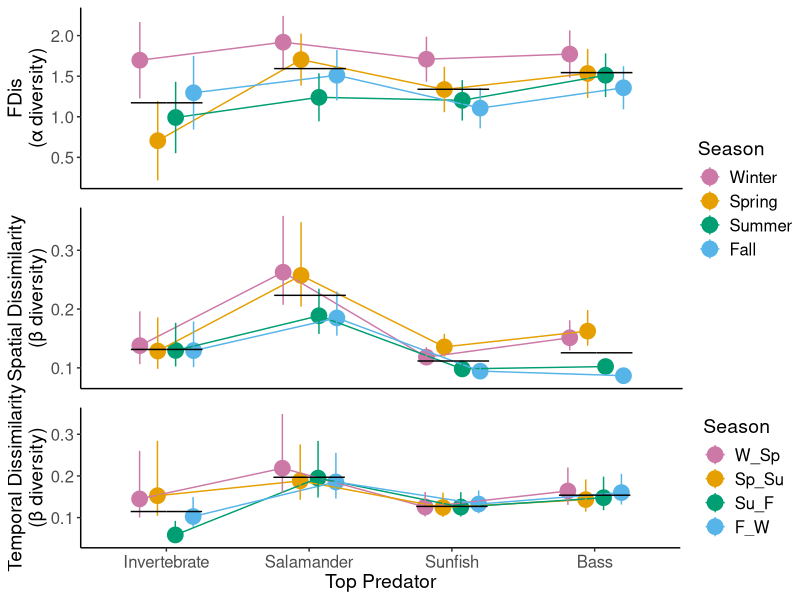
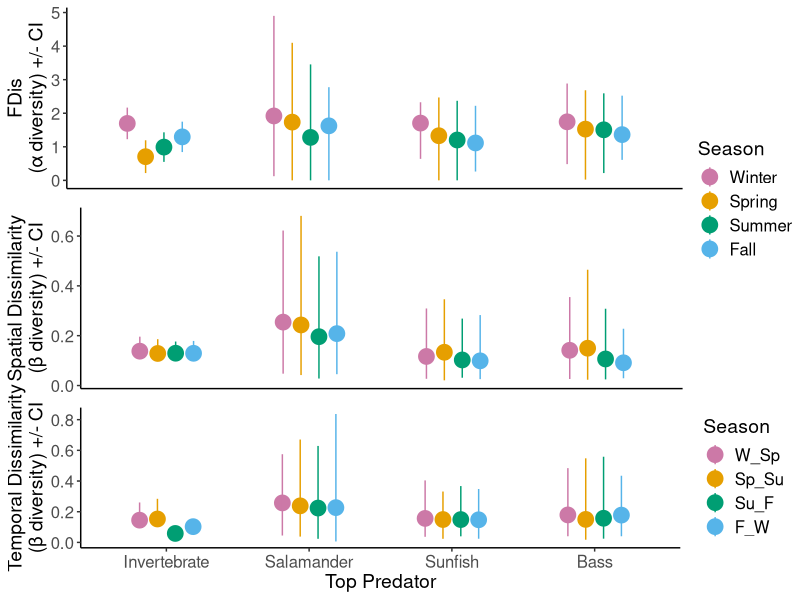
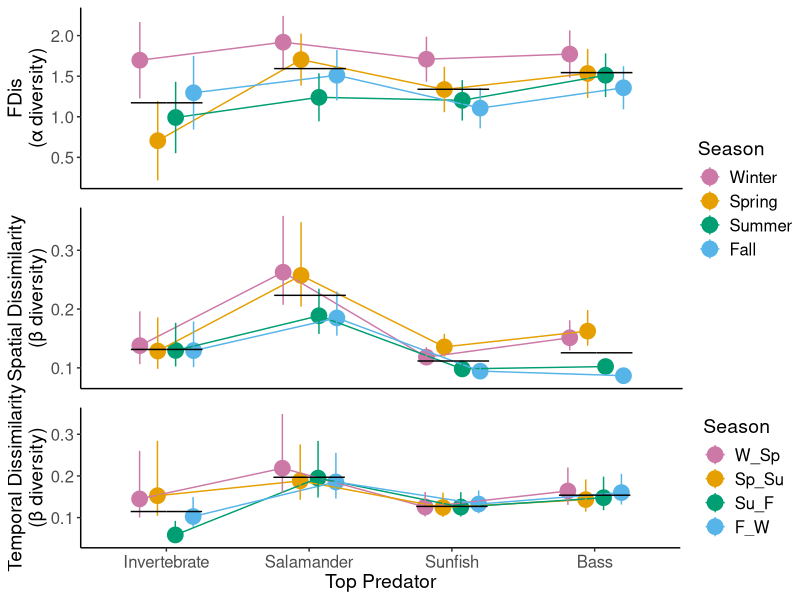
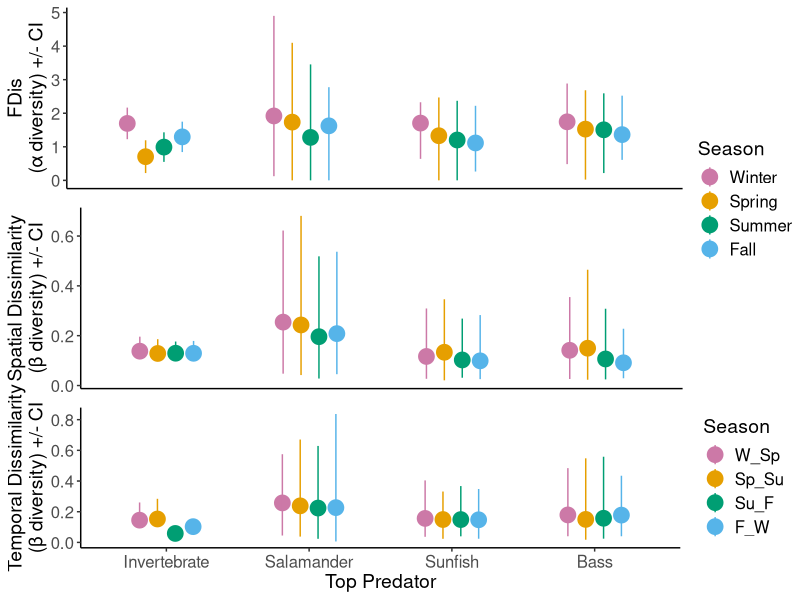

Write R code to recreate these figures, in order.

library(tidyverse)
library(ggpubr)


#Data sets for the observed diversity results

FDis.emmeans <- read.csv("Data/FDis.emmeans.csv")%>%
  mutate(dompred = fct_relevel(dompred, c("N", "S", "G", "B")),
         season = fct_relevel(season, c("W", "Sp", "Su", "F", "Mean")))

Spatial.emmeans <- read.csv("Data/Spatial.emmeans.csv")%>%
  mutate(dompred = fct_relevel(dompred, c("N", "S", "G", "B")),
         season = fct_relevel(season, c("W", "Sp", "Su", "F")))

Temporal.emmeans <- read.csv("Data/Temporal.emmeans.csv")%>%
  mutate(dompred = fct_relevel(dompred, c("N", "S", "G", "B")),
         season = fct_relevel(season, c("W_Sp", "Sp_Su", "Su_F", "F_W")))

#Data sets for the randomized diversity results

FDis.rand.avg <- read.csv("Data/FDis.rand.avg.csv")%>%
  mutate(dompred = factor(dompred))

spbeta.rand.avg <- read.csv("Data/spbeta.rand.avg.csv")%>%
  mutate(dompred = factor(dompred))

tempbeta.rand.avg <- read.csv("Data/tempbeta.rand.avg.csv")%>%
  mutate(dompred = factor(dompred),
         season = fct_relevel(season, c("W_Sp", "Sp_Su", "Su_F", "F_W")))


#Specifications for plots

#colorblind friendly palet 
cbPalette <- c("#CC79A7", "#E69F00", "#009E73","#56B4E9", "grey35")

#Fonts. I'll only specify legend and y axis since only the bottom plot (temporal) will have x axis labels

Textsize <- theme(legend.text = element_text(size = 12),
                  legend.title = element_text(size = 14),
                  axis.title.y = element_text(size = 14),
                  axis.text.y = element_text(size = 12))



#Alpha diversity plot

#I'm going to represent predator means as horizontal lines rather than points. Here's a go at that


Alpha.plot <- FDis.emmeans%>%
  filter(season != "Mean")%>%
  ggplot(aes(x = dompred, y = emmean, color = season))+
  geom_point(position=position_dodge(width=0.5),size=5)+
  geom_line(aes(group = season), position=position_dodge(width=0.5),size=0.5) +
  geom_linerange(aes(ymin=lower.CL, ymax= upper.CL),
                 position=position_dodge(width=0.5),size=0.5) +
  stat_summary(fun = "mean", geom = "segment", 
               aes(xend = ..x.. - 0.25, yend = ..y..), color = "black") +
  stat_summary(fun = "mean", geom = "segment", 
               aes(xend = ..x.. + 0.25, yend = ..y..), color = "black") +
  theme_classic() +
  labs(x = "Top predator",
       y = paste("FDis\n(α diversity)"),
       color = "Season")+
  scale_color_manual(values=cbPalette, labels = c("Winter", "Spring", "Summer", "Fall")) +
  theme(axis.title.x = element_blank(),
        axis.text.x = element_blank(),
        axis.ticks.x = element_blank()) +
  Textsize

#Spatial beta plot

Spatial.plot <- Spatial.emmeans%>%
  filter(season != "Mean") %>%
  ggplot(aes(x = dompred, y = response, color = season), data = .) +
  geom_point(position = position_dodge(width = 0.5), size = 5) +
  geom_line(aes(group = season), position = position_dodge(width = 0.5), size = 0.5) +
  geom_linerange(aes(ymin = asymp.LCL, ymax = asymp.UCL),
                 position = position_dodge(width = 0.5), size = 0.5) +
  stat_summary(fun = "mean", geom = "segment", 
               aes(xend = ..x.. - 0.25, yend = ..y..), color = "black") +
  stat_summary(fun = "mean", geom = "segment", 
               aes(xend = ..x.. + 0.25, yend = ..y..), color = "black") +
  theme_classic() +
  labs(x = "Top Predator", 
       y = paste("Spatial Dissimilarity\n(β diversity)"),
       color = "Season") +
  scale_color_manual(values=cbPalette, labels = c("Winter", "Spring", "Summer", "Fall")) +
  theme(axis.title.x = element_blank(),
        axis.text.x = element_blank(),
        axis.ticks.x = element_blank()) +
  Textsize


#Temporal beta plot

Temporal.plot <- Temporal.emmeans%>%
  filter(season != "Mean")%>%
  data.frame()%>%
  ggplot(aes(x = dompred, y = response, color = season)) +
  geom_point(position = position_dodge(width = 0.5), size = 5) +
  geom_line(aes(group = season), position = position_dodge(width = 0.5), size = 0.5) +
  geom_linerange(aes(ymin = asymp.LCL, ymax = asymp.UCL),
                 position = position_dodge(width = 0.5), size = 0.5) +
  stat_summary(fun = "mean", geom = "segment", 
               aes(xend = ..x.. - 0.25, yend = ..y..), color = "black") +
  stat_summary(fun = "mean", geom = "segment", 
               aes(xend = ..x.. + 0.25, yend = ..y..), color = "black") +
  theme_classic() +
  labs(x = "Top Predator", 
       y = paste("Temporal Dissimilarity\n(β diversity)"),
       color = "Season") +
  scale_color_manual(values=cbPalette) +
  scale_x_discrete(labels=c("Invertebrate","Salamander","Sunfish","Bass")) +
  theme(axis.title.x = element_text(size = 14),
        axis.text.x = element_text(size = 12)) +
  Textsize


#I'm going to have one legend for the alpha and spatial beta plots and a separate one for the temporal beta. I think the best way to do this is to first make a combined plot for the first two sharing a legend, then combine that one with the temporal plot

Alpha.spatial.plot <- ggarrange(Alpha.plot, Spatial.plot, common.legend = T, legend = "right", ncol = 1)

#Add the temporal plot
ggarrange(Alpha.spatial.plot, Temporal.plot, common.legend = F, ncol = 1, heights = c(2,1))
ggsave("Figures/Diversity.combined.figure.tiff", width = 7.33, height = 9.19)


####Randomization data plots


#Randomized alpha plot

#The randomized only includes salamander, sunfish, and bass ponds because we drew five ponds in each randomization to match the invertebrate sample size which means each randomization would give the same invertebrate values. For the figure I'll graph the observed invert mean + SE beside the resampled mean + SE for the other three pond types.


#Combine the randomized mean values with the observed values for invert ponds and make the plot. 

Alpha.rand.plot <- FDis.emmeans%>%
  filter(dompred == "N", season != "Mean")%>%
  rename(avgFDis = emmean)%>%
  dplyr::select(dompred, season, avgFDis, lower.CL, upper.CL)%>%
  rbind(FDis.rand.avg)%>%
  ggplot(aes(x = dompred, y = avgFDis, color = season), data = .) +
  geom_point(position = position_dodge(width = 0.5), size = 5) +
  #geom_line(aes(group = season), position = position_dodge(width = 0.5), size = 0.5) +
  geom_linerange(aes(ymin = lower.CL, ymax = upper.CL),
                 position = position_dodge(width = 0.5), size = 0.5) +
  theme_classic() +
  labs(x = "Top Predator", 
       y = paste("FDis\n(α diversity) +/- CI"),
       color = "Season") +
  scale_color_manual(values=cbPalette, labels = c("Winter", "Spring", "Summer", "Fall")) +
  theme(axis.title.x = element_blank(),
        axis.text.x = element_blank(),
        axis.ticks.x = element_blank()) +
  Textsize


#Randomized spatial plot


#The randomized only includes salamander, sunfish, and bass ponds because we drew five ponds in each randomization to match the invertebrate sample size which means each randomization would give the same invertebrate values. For the figure I'll graph the observed invert mean + SE beside the resampled mean + SE for the other three pond types.


#Combine the randomized mean values with the observed values for invert ponds and make the plot. 

Spatial.rand.plot <- Spatial.emmeans%>%
  filter(dompred == "N")%>%
  rename(avgdist = response)%>%
  dplyr::select(dompred, season, avgdist, asymp.LCL, asymp.UCL)%>%
  rbind(spbeta.rand.avg)%>%
  ggplot(aes(x = dompred, y = avgdist, color = season), data = .) +
  geom_point(position = position_dodge(width = 0.5), size = 5) +
  #geom_line(aes(group = season), position = position_dodge(width = 0.5), size = 0.5) +
  geom_linerange(aes(ymin = asymp.LCL, ymax = asymp.UCL),
                 position = position_dodge(width = 0.5), size = 0.5) +
  theme_classic() +
  labs(x = "Top Predator", 
       y = paste("Spatial Dissimilarity\n(β diversity) +/- CI"),
       color = "Season") +
  scale_color_manual(values=cbPalette, labels = c("Winter", "Spring", "Summer", "Fall")) +
  theme(axis.title.x = element_blank(),
        axis.text.x = element_blank(),
        axis.ticks.x = element_blank()) +
  Textsize


#Randomized temporal plot


#The randomized only includes salamander, sunfish, and bass ponds because we drew five ponds in each randomization to match the invertebrate sample size which means each randomization would give the same invertebrate values. For the figure I'll graph the observed invert mean + SE beside the resampled mean + SE for the other three pond types.


#Combine the randomized mean values with the observed values for invert ponds and make the plot. 

Temporal.rand.plot <- Temporal.emmeans%>%
  filter(dompred == "N", season != "Mean")%>%
  rename(avgdist = response)%>%
  dplyr::select(dompred, season, avgdist, asymp.LCL, asymp.UCL)%>%
  rbind(tempbeta.rand.avg)%>%
  ggplot(aes(x = dompred, y = avgdist, color = season), data = .) +
  geom_point(position = position_dodge(width = 0.5), size = 5) +
  #geom_line(aes(group = season), position = position_dodge(width = 0.5), size = 0.5) +
  geom_linerange(aes(ymin = asymp.LCL, ymax = asymp.UCL),
                 position = position_dodge(width = 0.5), size = 0.5) +
  theme_classic() +
  labs(x = "Top Predator", 
       y = paste("Temporal Dissimilarity\n(β diversity) +/- CI"),
       color = "Season") +
  scale_color_manual(values=cbPalette) +
  #theme(axis.title.x = element_blank(),
  #axis.text.x = element_blank(),
  #axis.ticks.x = element_blank()) +
  scale_x_discrete(labels=c("Invertebrate","Salamander","Sunfish","Bass")) +
  theme(axis.title.x = element_text(size = 14),
        axis.text.x = element_text(size = 12)) +
  Textsize


#Combine the randomized plots
#I'm going to have one legend for the alpha and spatial beta plots and a separate one for the temporal beta. I think the best way to do this is to first make a combined plot for the first two sharing a legend, then combine that one with the temporal plot

Alpha.spatial.rand.plot <- ggarrange(Alpha.rand.plot, Spatial.rand.plot, common.legend = T, legend = "right", ncol = 1)

#Add the temporal plot
ggarrange(Alpha.spatial.rand.plot, Temporal.rand.plot, common.legend = F, ncol = 1, heights = c(2,1))
ggsave("Figures/Diversity.rand.combined.figure.tiff", width = 7.33, height = 9.19)
